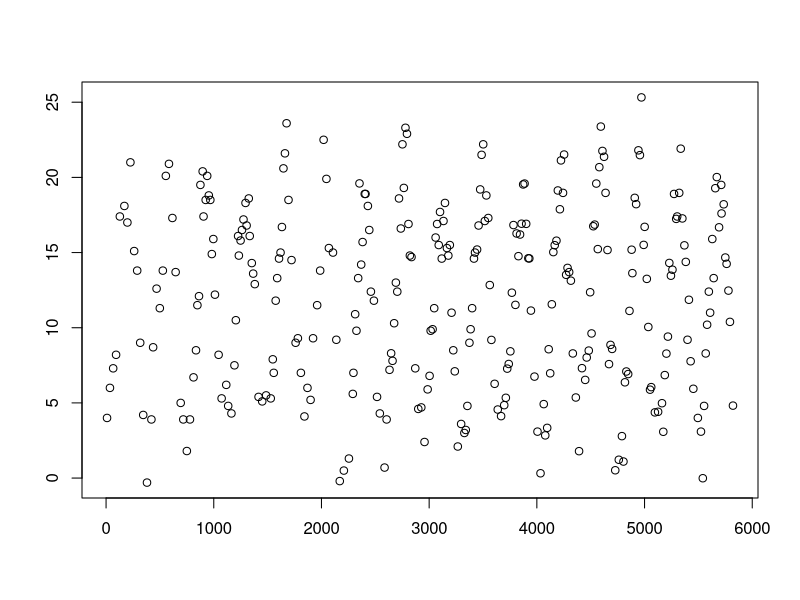

Here is the R script that generated this plot: (Note: this script raises an error after producing the figure.)
#Exercises Chapter 6

#setwd("/home/diego/Learning/LearningR") #Laptop 
#setwd("/home/valdeslab/Learning/LearningR") #GreenMachine
#rm(list = ls()) #clear environment

#ex 1
#In Section 6.2, sibling negotiation behaviour was plotted versus arrival
#time for each nest in the owl data. A graph for each nest was created and
#saved as a jpg file. Do the same for the temperature data; see Exercise 4.1 for
#details. The file temperature.xls contains temperature observations made at
#31 locations (denoted as stations in the spreadsheet) along the Dutch coast-
#line. Plot the temperature data versus time for each station, and save the
#graph as a jpg file.

Temp.dataframe = read.table(file = "RBook/Temperature.csv", header = TRUE, sep = ",") #Read using read.table
names(Temp.dataframe)
str(Temp.dataframe)
Station = unique(Temp.dataframe$Station) #Vector of all stations

setwd("/home/valdeslab/Learning/LearningR/Plots/Chapter_6/Ex_1") #GreenMachine

for (i in 1:length(Station)) {

  Temp.Station = Temp.dataframe[Temp.dataframe$Station == Station[i], ] #Get data for station
  FileName = paste(Station[i], ".jpg", sep = "") #Station as filename
  jpeg(file = FileName) #Open file for saving
  plot(x = Temp.Station$dDay2, y = Temp.Station$Temperature,
       main = Station.i
  )
  dev.off() #Close file
  
}

#ex2
#The owl data were sampled on two consecutive nights. If you select the data
#from one nest, the observations will cover both nights. The two nights differed
#as to the feeding regime (satiated or deprived). To see observations from a single
#night, select all observations from a particular nest and food treatment. Use the
#ifelse and paste functions to make a new categorical variable that defines
#the observations from a single night at a particular nest. Try rerunning the code
#from Exercise 1 to make a graph of sibling negotiation versus arrival time for
#observations of the same nest and night.

?ifelse
Owls = read.table(file = "RBook/Owls.txt", header = TRUE)
names(Owls)
str(Owls)
summary(Owls)

Nests = unique(Owls$Nest) #Each nest 
FoodTreatment = unique(Owls$FoodTreatment) # Either Deprived, Satiated - tells which night

#Can use ifelse to create a column of that has each nest night
#Then you can pull extract that info to plot
#ifelse(Owls$FoodTreatment == "Satiaded", Owls$NestNight <- paste(Owls$Nest, "1",sep = "_"), Owls$NestNight <- paste(Owls$Nest, "2",sep = "_"))

setwd("/home/valdeslab/Learning/LearningR/Plots/Chapter_6/Ex_2") #GreenMachine

for (i in 1:length(Nests)) {
  
  NestData = Owls[Owls$Nest == Nests[i], ] #All nest data
  
  for (j in 1:length(FoodTreatment)) {

    NightData = NestData[NestData$FoodTreatment == FoodTreatment[j], ] #Data for the nest and night
    GraphName = ifelse(FoodTreatment[j] == "Satiated", 
        paste(Nests[i], "_Night_1", sep = ""), 
        paste(Nests[i], "_Night_2", sep = "")) # Name of the graph
    FileName = paste(GraphName, ".jpg", sep = "") #Nest night filename
    jpeg(file = FileName) #Open file for saving
    plot(x = NightData$SiblingNegotiation, #x = NightData$NegPerChick, Will produce same graph
         y = NightData$ArrivalTime,
         main = GraphName,
         xlab = "Sibling Negotiation",
         ylab = "Arrival Time"
         )
    dev.off() #Close file
  }

}

#ex3
#In this exercise we provide the steps for the function that was presented in
#Section 6.4: the calculation of diversity indices. Read the introductory text in
#Section 6.4 on diversity indices. Import the benthic data and extract columns
#2–76; these are the species.

Benthic = read.table("RBook/RIKZ.txt", header = TRUE)
names(Benthic)
str(Benthic)
Species = Benthic[, 2:76] #Extract species data

#Calculate total abundance at site 1. Calculate total abundance at site 2.
#Calculate total abundance at site 3. Calculate the total abundance at site 45.
#Find a function that can do this in one step (sum per row). Brute force may work
#as well (loop), but is less elegant.

TA = rowSums(Species, na.rm = TRUE)

#Calculate the total number of different species in site 1 (species richness).
#Calculate species richness for site 2. Do the same for sites 3 and 45. Find a
#function that can do this in one step.

Richness = rowSums(Species > 0, na.rm = TRUE)

#If you are brave, add the Shannon index. Apply the same function to the
#vegetation data.

#vegan must be installed
library(vegan)
T = diversity(Species, base = 10)

#Create a function using the code for all the diversity indices. Make sure that
#the user can choose which index is calculated. Ensure that the code can deal with
#missing values.

#Improved function from 6.4.7
index.function = function(Data, Choice1 = "R") {
  
  Choice1 = toupper(Choice1) #Ensure upper case
  index = NA #Value of index in the event of incorrect input
  switch (Choice1, #Case to check
          "R" = (index = rowSums(Data > 0, na.rm = TRUE)), #Richness
          "TA" = (index = rowSums(Data, na.rm = TRUE)), #Total Abundance
          "S" = (index = diversity(Data, base = 10)), #Shannon Index
          print("Incorrect value added") #Default statement
  )
  
  list(Index = index, Choice = Choice1)
}

index.function(Species, "R")
index.function(Species, "TA")
index.function(Species, "S")
index.function(Species, "3")

#Testing with different method of getting Shannon Index
#Improved function from 6.4.7
index.function2 = function(Data, Choice1 = "R") {
  
  Choice1 = toupper(Choice1) #Ensure upper case
  index = NA
  switch (Choice1, #Case to check
          "R" = (index = rowSums(Data > 0, na.rm = TRUE)),
          "TA" = (index = rowSums(Species, na.rm = TRUE)),
          # Shannon Index w/o vegan
          "S" = {
            RS = rowSums(Species, na.rm = TRUE)
            prop = Species / RS #Divide Species[i, j] / RS[i]
            index = -rowSums(prop * log10(prop), na.rm = TRUE) 
            },
          print("Incorrect value added") #Default statement
  )
  
  list(Index = index, Choice = Choice1)
}

index.function2(Species, "R")
index.function2(Species, "TA")
index.function2(Species, "S")
index.function2(Species, "3")

